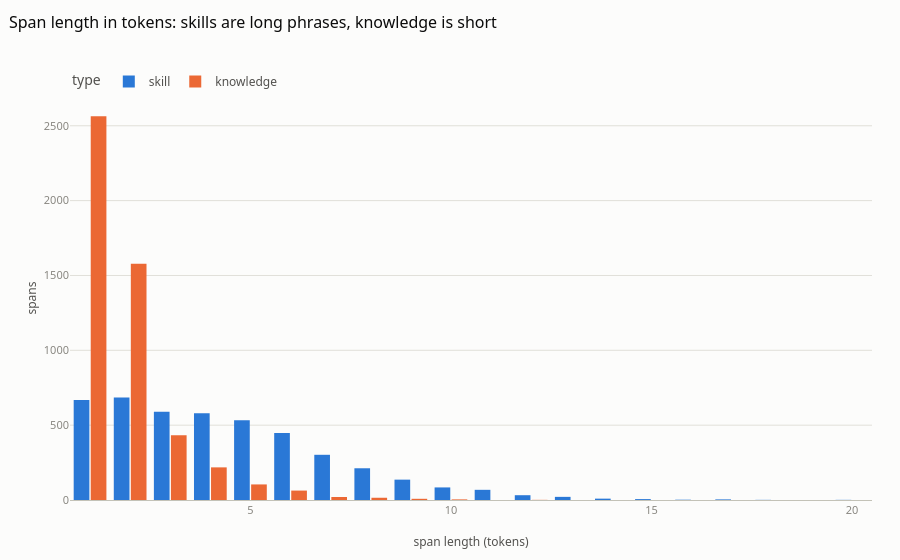

Notebook source saved alongside this figure:
### Code cell
fig = px.histogram(spans[spans["len"] <= 20], x="len", color="type", barmode="group", nbins=20,
                   category_orders={"type": ["skill", "knowledge"]}, title="Span length in tokens: skills are long phrases, knowledge is short")
fig.update_layout(xaxis_title="span length (tokens)", yaxis_title="spans", bargap=0.15)
viz.save_fig(fig, "eda01_span_length_hist", "Span length distribution (tokens): skill spans are multi-word verb phrases (median 4), knowledge spans are mostly 1–2 tokens.")
fig

### Figure 1 — Plotly figure (JSON) as saved in the notebook; plotly's stock layout.template omitted (floating-point values rounded to 4 significant figures; data arrays with more than 128 entries replaced by an {"elided": "..."} marker saying what was removed)
{"data": [{"alignmentgroup": "True", "bingroup": "x", "hovertemplate": "type=skill<br>len=%{x}<br>count=%{y}<extra></extra>", "legendgroup": "skill", "marker": {"color": "#2a78d6", "pattern": {"shape": ""}}, "name": "skill", "nbinsx": 20, "offsetgroup": "skill", "orientation": "v", "showlegend": true, "type": "histogram", "x": {"elided": "4379 int values"}, "xaxis": "x", "yaxis": "y"}, {"alignmentgroup": "True", "bingroup": "x", "hovertemplate": "type=knowledge<br>len=%{x}<br>count=%{y}<extra></extra>", "legendgroup": "knowledge", "marker": {"color": "#eb6834", "pattern": {"shape": ""}}, "name": "knowledge", "nbinsx": 20, "offsetgroup": "knowledge", "orientation": "v", "showlegend": true, "type": "histogram", "x": {"elided": "5008 int values"}, "xaxis": "x", "yaxis": "y"}], "layout": {"autosize": true, "bargap": 0.15, "barmode": "group", "legend": {"title": {"text": "type"}, "tracegroupgap": 0}, "title": {"text": "Span length in tokens: skills are long phrases, knowledge is short"}, "xaxis": {"anchor": "y", "domain": [0.0, 1.0], "title": {"text": "span length (tokens)"}}, "yaxis": {"anchor": "x", "domain": [0.0, 1.0], "title": {"text": "spans"}}}}
